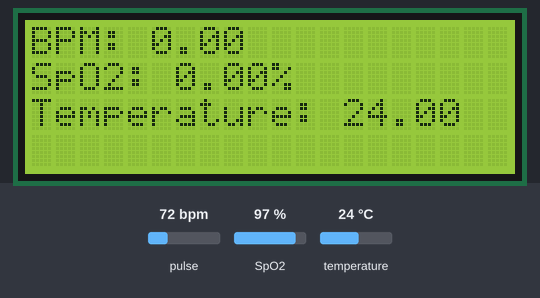
Recording of a sketch running on a simulated Arduino Mega 2560, built with avr-gcc and run on an emulated ATmega2560. Shown: 20×4 character LCD. The inputs (shaded band) are chosen by the test bench; at power-on: pulse 72 bpm, temperature 24 °C, SpO2 97 %. What the sketch prints to the serial monitor is not drawn.

Above: at 1.6 s.
1.7 s: pulse set to 42 bpm
At 4.8 s:
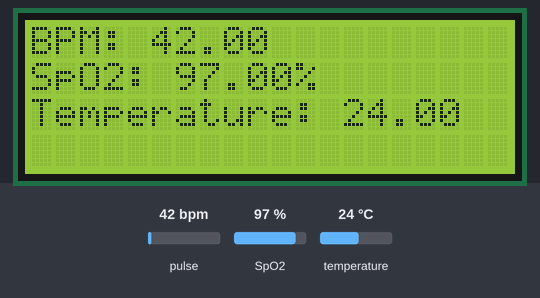
5.6 s: temperature set to 12 °C
At 7.2 s:
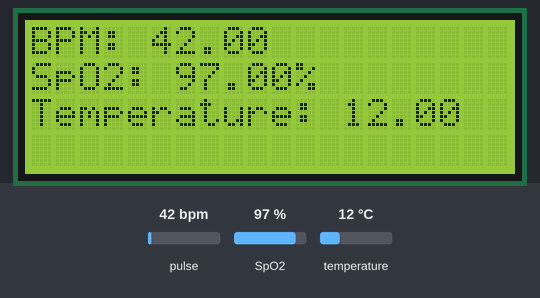
8.4 s: SpO2 set to 80 %
At 9.6 s:
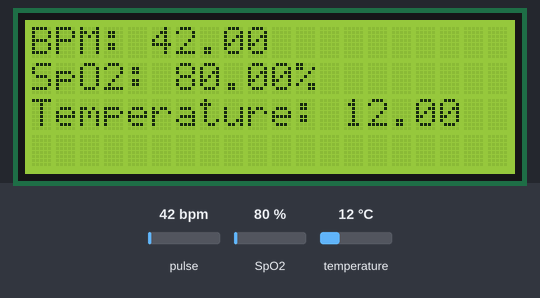
10.4 s: temperature set to 19 °C
12.5 s: pulse set to 70 bpm
At 13.9 s:
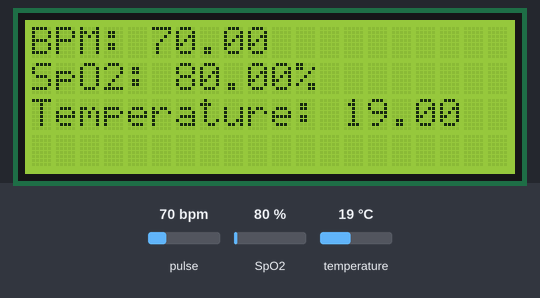
14.3 s: temperature set to 28 °C
At 15.2 s:
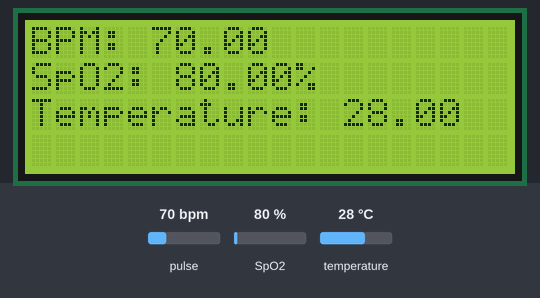
Timing chart, 0 to 17.3 s (numbered marks = the images above; inputs shaded):
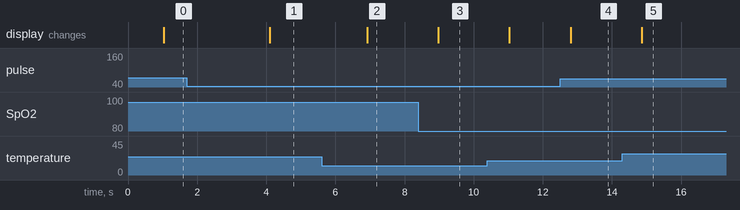

Measured:
- after the input at 1.7 s, the display: changes after 2.4 s (image 1)
- after the input at 5.6 s, the display: changes after 1.3 s (image 2)
- after the input at 8.4 s, the display: changes after 0.57 s (image 3)
- after the input at 12.5 s, the display: changes after 0.31 s (image 4)
- after the input at 14.3 s, the display: changes after 0.57 s (image 5)

The sketch:

oxygen.ino
```cpp
#include <Arduino.h>
#include <math.h>
#include <Wire.h>

#include "MAX30100_PulseOximeter.h"

#define REPORTING_PERIOD_MS     1000

PulseOximeter pox;
uint32_t tsLastReport = 0;

#include <OneWire.h>

/********************************************************************/
//library of temperature sensor
#include <DallasTemperature.h>

/********************************************************************/
//library of Lcd
#include <LiquidCrystal.h>

/********************************************************************/
/// Data wire is plugged into pin 53 on the Arduino
#define ONE_WIRE_BUS A14

/********************************************************************/
// Setup a oneWire instance to communicate with any OneWire devices
OneWire oneWire(ONE_WIRE_BUS);

/********************************************************************/
// Pass our oneWire reference to Dallas Temperature.
DallasTemperature sensors(&oneWire);

/********************************************************************/
       ///define pins and variables////
const int rs = 12, en = 13, d4 = 11, d5 = 10, d6 = 9, d7 = 8;
//const int pulsewire=A8;
String tx_u="";
int TEMP;
LiquidCrystal lcd(rs, en, d4, d5, d6, d7);

float temperature, humidity, BPM, SpO2, bodytemperature;

int temp=0;
void onBeatDetected()
{
  Serial.println("Beat!");
  temp=temp+2;
}

void setup()
{
    Serial.begin(9600);
    Serial.print("Initializing pulse oximeter..");

    // Initialize the PulseOximeter instance
    // Failures are generally due to an improper I2C wiring, missing power supply
    // or wrong target chip
    if (!pox.begin()) {
        Serial.println("FAILED");
        for(;;);
    } else {
        Serial.println("SUCCESS");
    }
     //pox.setIRLedCurrent(MAX30100_LED_CURR_7_6MA);

    // Register a callback for the beat detection
    pox.setOnBeatDetectedCallback(onBeatDetected);
    lcd.begin(20, 4);
    sensors.begin();
     Serial2.begin(19200);
  // Give time to your GSM shield log on to network
 // delay(2000);
  //Serial.begin(9600);
  // Send the SMS
  Serial.println("Start0");
//  sendSMS();
}

void loop()
{
    // Make sure to call update as fast as possible


pox.update();

  //sensors.requestTemperatures();
  //BPM = pox.getHeartRate();
  //SpO2 = pox.getSpO2();
  //bodytemperature = sensors.getTempCByIndex(0);


  if (millis() - tsLastReport > REPORTING_PERIOD_MS)
  {
    BPM = pox.getHeartRate();
    lcd.setCursor(0,0);
    Serial.print("BPM: ");
    lcd.print("BPM: ");
    lcd.print(BPM);
    Serial.println(BPM);
    SpO2 = pox.getSpO2();
    lcd.setCursor(0,1);
    Serial.print("SpO2: ");
    Serial.print(SpO2);
    Serial.println("%");
    lcd.print("SpO2: ");
    lcd.print(SpO2);
    lcd.print("%");
    bodytemperature = sensors.getTempCByIndex(0);
    lcd.setCursor(0,2);
    Serial.print("Body Temperature: ");
    Serial.print(bodytemperature);
    Serial.println("°C");
    lcd.print("Temperature: ");
    lcd.print(bodytemperature);

    Serial.println("*********************************");
    Serial.println();
    if (temp%8==0){
    sensors.requestTemperatures();

  }
  if (temp==100){
    temp=0;
  }

    tsLastReport = millis();

  }


}
```
